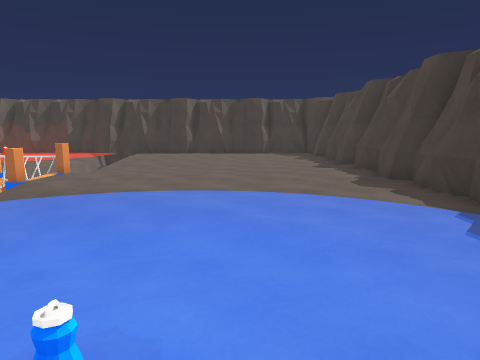
view 1 (above)

12 first-person views from a walk through a Unity game level. The camera is 1.3 m above the floor, tilts 8° down and sees 70° across. The floor is counted in squares, 1 m on a side. Each view is taken from the middle of a square. On the plan, view 1 faces up. The plan holds only what a view shows up to about 15 squares ahead; the rest is blank. The place goes on beyond the plan. The player character is not drawn. Some animated figures are not drawn. Some surface patterns are stand-ins.

view 2
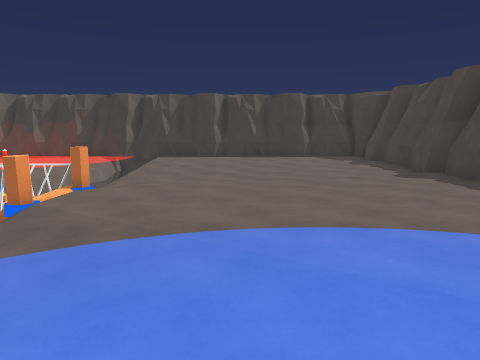

view 3
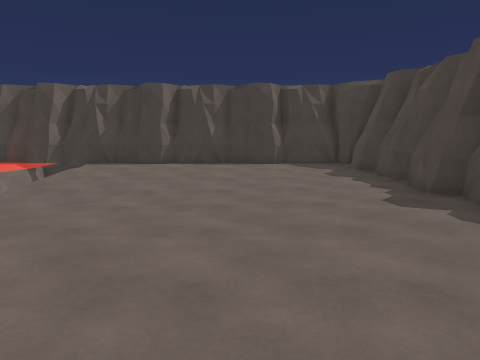

view 4
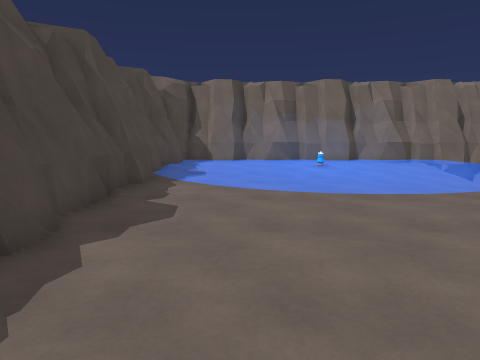

view 5
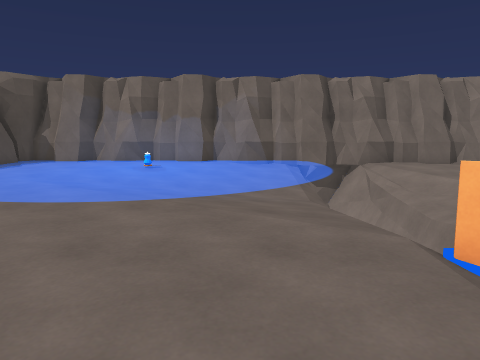

view 6
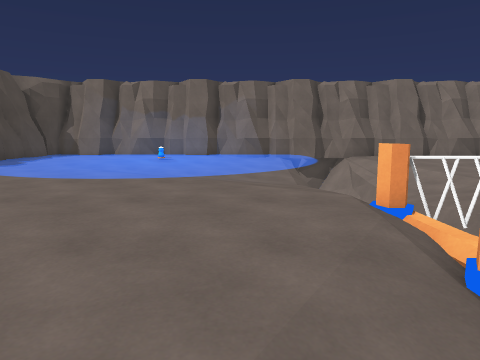

view 7
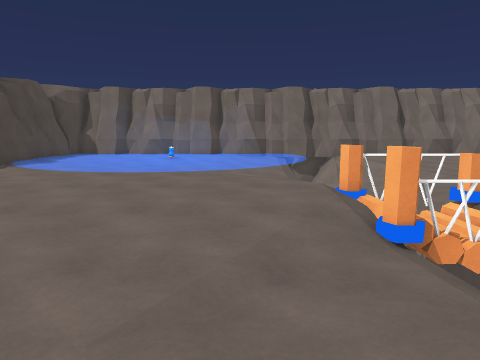

view 8
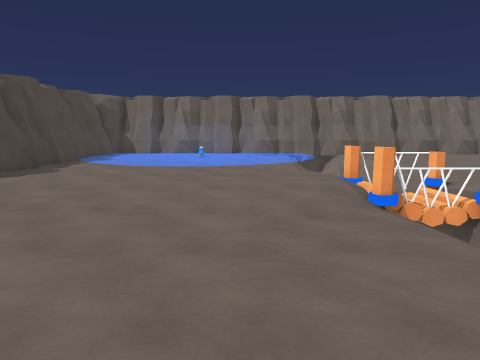

view 9
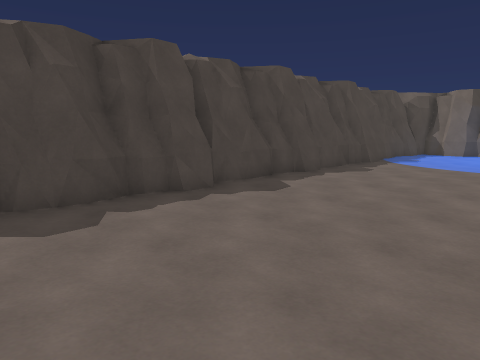

view 10
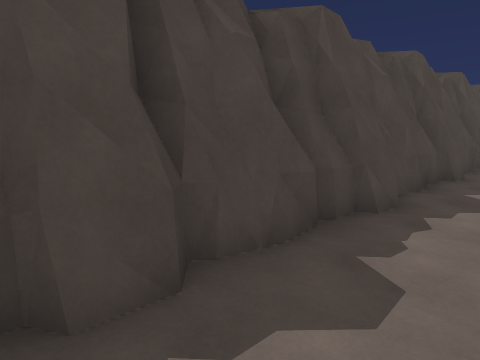

view 11
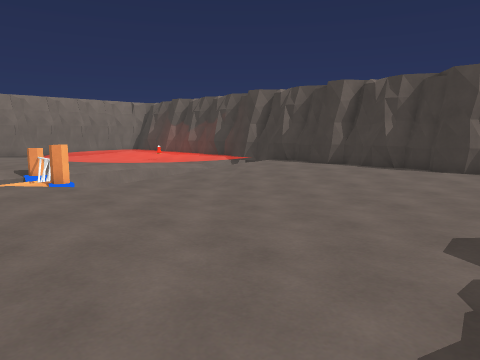

view 12
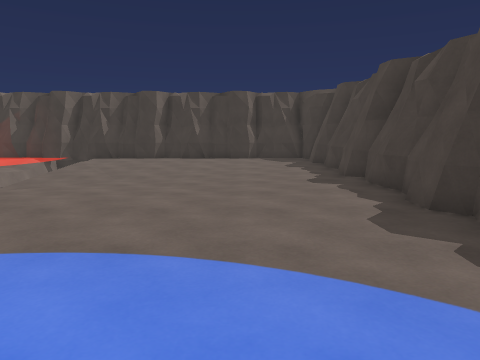

### Floor plan
Key: @ floor where view 1 was taken; # wall or solid block; . main floor; - floor 0.25 m lower than the main floor; _ floor 0.5 m lower than the main floor; / step, stairs or slope; = window, fence, low wall or low ledge; v drop or lower ground.
Columns run from 10 left of view 1 to 5 right of it. Each row starts with its distance up from view 1.
 22 ################
 21     ...........#
 20     ...........#
 19     ......---..#
 18     .--------..#
 17     ---------..#
 16     ---------..#
 15     ---------..#
 14  .  ---------..#
 13  -  _/------...#
 12  #==/..........#
 11  -_//..........#
 10  ###=..........#
  9  vvv/..........#
  8  v  //.........#
  7  v  ...........#
  6  v  ...........#
  5  v  ...........#
  4  v  ...........#
  3  vv ...........#
  2  vv ...........#
  1  vv ...........#
  0 ==v=....=.@..=.#
 -1 ###############=

Where each view was taken, in squares from view 1:
view 1: 0 up, 0 right, facing up
view 2: 3 up, 2 left, facing up
view 3: 7 up, 0 right, facing up
view 4: 14 up, 2 right, facing down
view 5: 13 up, 4 left, facing down
view 6: 15 up, 4 left, facing down
view 7: 17 up, 4 left, facing down
view 8: 20 up, 3 left, facing down
view 9: 20 up, 2 left, facing down-right
view 10: 21 up, 2 right, facing down-right
view 11: 9 up, 4 right, facing up-left
view 12: 4 up, 1 right, facing up
